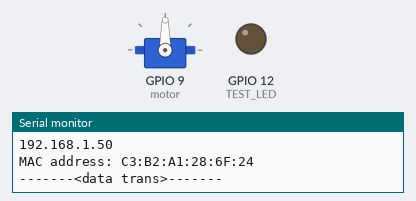
This sketch was run on a simulated ESP32. Parts: servo, output pins drawn as LEDs (lit = HIGH), the last lines printed to the serial monitor. WiFi joins after 1.5 s; servers stay silent unless stated; uploads are accepted with an empty reply.

Above: at 20.7 s.
At 25.1 s:
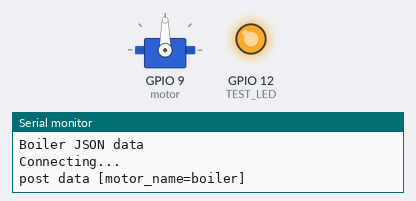
Timing chart, 0 to 27.7 s (numbered marks = the images above):
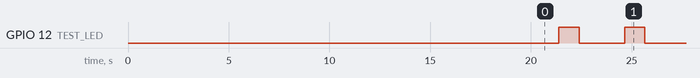

The sketch:

MotorController.ino
```cpp
#include <SPI.h>
#include <WiFi.h>
#include <Servo.h>

#define TEST_LED 12

char ssid[] = "Family"; //연결할 와이파이 이름//
char pass[] = "ehd35797"; //와이파이의 비밀번호/
int status = WL_IDLE_STATUS;

//입력변수//
String rcvbuf;
boolean getIsConnected = false;

unsigned long lastConnectionTime = 0;         // last time you connected to the server, in milliseconds
const unsigned long postingInterval = 5000L; // delay between updates, in milliseconds

//서버의 정보//
IPAddress hostIp(192, 168, 0, 11);
// Initialize the Ethernet client object
WiFiClient client;// Initialize the Ethernet client object

//서보모터/
Servo motor;

void setup() {
  // put your setup code here, to run once:
  Serial.begin(9600);
  while (!Serial) {
    ; // 시리얼 포트에 연결될 때까지 기다림(아두이노 레오나르도만 쓰면 됨)
  }

  // 현재 아두이노에 연결된 실드를 확인
  if (WiFi.status() == WL_NO_SHIELD) {
    Serial.println("WiFi shield not present");
    // 와이파이 실드가 아닐 경우
    while(true);
  }

 // 와이파이에 연결 시도
  while ( status != WL_CONNECTED) { // 연결이 될 때 까지 반복
    Serial.print("Attempting to CONNECT to WPA SSID: ");
    Serial.println(ssid);
    // WPA/WAP2 네트워크에 연결 (시간이 필요)
    status = WiFi.begin(ssid, pass);

    delay(10000);
  }

  pinMode(TEST_LED, OUTPUT);
  motor.attach(9);

  // 연결에 성공했으면 연결확인 메시지와 연결된 네트워크 정보를 띄운다.
  Serial.println("You're connected to the network");
  Serial.println("-------<network info>-------");

  printCurrentNet();
  printWifiData();

  Serial.println("-------<data trans>-------");
}

void loop()
{
  //모터의 상황을 체크한다.//
  httpRequest_Boiler("boiler");

  Serial.println("Boiler JSON data");

  while (client.available() && status == WL_CONNECTED) {
    char c = client.read();

    //Serial.write(c);

    if(c == '1' || c == '0') //현재 전송되는 문자들에서 숫자들만 파싱//
    {
      rcvbuf += c;
    }

    if(c == '}') //JSON구조가 종료되는 부분/
    {
      Serial.println(rcvbuf);

      //숫자들의 배열에서 해당 제어값에 위치한 숫자를 파싱한다(배열의 마지막 부분)//
      int str_size = rcvbuf.length();

      Serial.print("str size: ");
      Serial.print(str_size);
      Serial.print("/");
      Serial.println(rcvbuf[str_size-1]);

      //파싱된 제어숫자를 가지고 on/off제어//
      if(rcvbuf[str_size-1] == '0')
      {
        Serial.println("motor off state");

        motor.write(10);
      }

      else if(rcvbuf[str_size-1] == '1')
      {
        Serial.println("motor on state");

        motor.write(160);
      }

      rcvbuf = ""; //초기화//

      break;
    }
  }
}
//////////////////
void httpRequest_Boiler(String motor_name) {
  Serial.println();

  // close any connection before send a new request
  // this will free the socket on the WiFi shield
  client.flush();
  client.stop();

  delay(1000);

  // if there's a successful connection
  if (client.connect(hostIp, 3000)) {
    Serial.println("Connecting...");

    //post data set//
    String postdata = "";

    String key_1 = "motor_name=";

    //데이터 유무에 따라 값을 넣어주거나 넣지 않는다.//
    postdata.concat(key_1);
    postdata.concat(motor_name);

    Serial.print("post data [");
    Serial.print(postdata);
    Serial.println("]");

    // send the HTTP POST request
    client.print(F("POST /service/boiler_status_get"));
    client.print(F(" HTTP/1.1\r\n"));
    client.print(F("Cache-Control: no-cache\r\n"));
    client.print(F("Host: 192.168.0.11\r\n"));
    client.print(F("User-Agent: Arduino\r\n"));
    client.print(F("Content-Type: application/x-www-form-urlencoded\r\n"));
    client.print(F("Content-Length: "));
    client.println(postdata.length());
    client.println();
    client.println(postdata);
    client.print(F("\r\n\r\n"));

    // note the time that the connection was made
    lastConnectionTime = millis();
    getIsConnected = true;

    digitalWrite(TEST_LED, HIGH);
    delay(1000);
    digitalWrite(TEST_LED, LOW);
    delay(1000);
  }

  else {
    // if you couldn't make a connection
    Serial.println("Connection failed");
    getIsConnected = false;
  }
}
//////////////////
void printWifiData() {
  // WI-FI 실드의 IP를 출력한다.
  IPAddress ip = WiFi.localIP();
    Serial.print("IP Address: ");
  Serial.println(ip);
  Serial.println(ip);

  // MAC어드레스를 출력한다.
  byte mac[6];
  WiFi.macAddress(mac);
  Serial.print("MAC address: ");
  Serial.print(mac[5],HEX);
  Serial.print(":");
  Serial.print(mac[4],HEX);
  Serial.print(":");
  Serial.print(mac[3],HEX);
  Serial.print(":");
  Serial.print(mac[2],HEX);
  Serial.print(":");
  Serial.print(mac[1],HEX);
  Serial.print(":");
  Serial.println(mac[0],HEX);
}

void printCurrentNet() {
  // 접속하려는 네트워크의 SSID를 출력한다.
  Serial.print("SSID: ");
  Serial.println(WiFi.SSID());

  // 접속하려는 router의 MAC 주소를 출력한다.
  byte bssid[6];
  WiFi.BSSID(bssid);
  Serial.print("BSSID: ");
  Serial.print(bssid[5],HEX);
  Serial.print(":");
  Serial.print(bssid[4],HEX);
  Serial.print(":");
  Serial.print(bssid[3],HEX);
  Serial.print(":");
  Serial.print(bssid[2],HEX);
  Serial.print(":");
  Serial.print(bssid[1],HEX);
  Serial.print(":");
  Serial.println(bssid[0],HEX);

  // 수신 신호 강도를 출력한다.
  long rssi = WiFi.RSSI();
  Serial.print("signal strength (RSSI):");
  Serial.println(rssi);

  // 암호화 타입을 출력한다.
  byte encryption = WiFi.encryptionType();
  Serial.print("Encryption Type:");
  Serial.println(encryption,HEX);
  Serial.println();
}
```

Measured:
- by itself, GPIO 12 (TEST_LED): alternates HIGH for 1.0 s and LOW for 2.3 s
